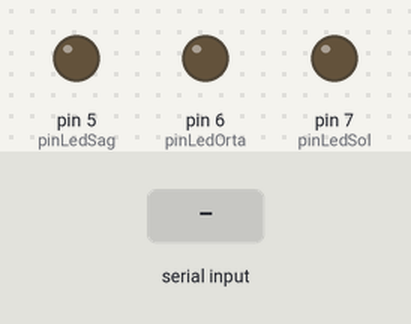
The sketch below on a simulated Arduino Uno, built with avr-gcc and run on an emulated ATmega328P. Shown: output pins drawn as LEDs (lit = HIGH). Dashed ring = blinking. The inputs (shaded band) are chosen by the test bench.

Above: at 1.2 s.
1.3 s: "1" received over Serial
At 1.47 s:
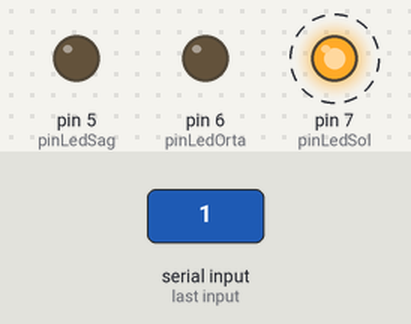
4.3 s: "2" received over Serial
At 4.9 s:
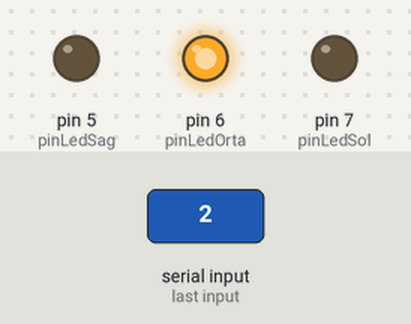
5.9 s: "3" received over Serial
At 6.06 s:
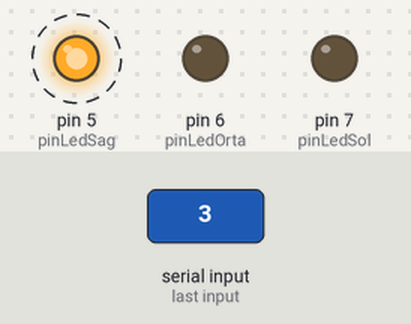
8.9 s: "0" received over Serial
At 9.7 s:
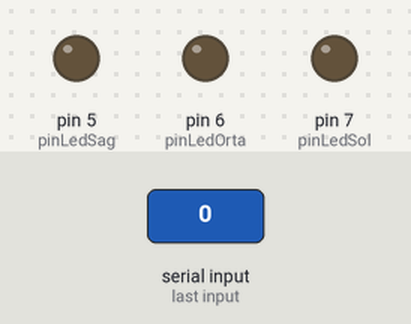
Timing chart, 0 to 11.4 s (numbered marks = the images above; inputs shaded):
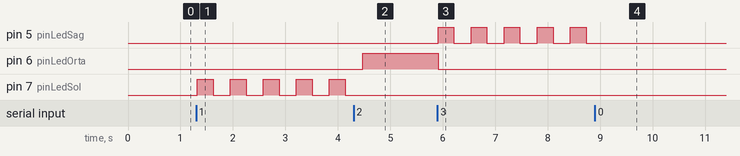

The sketch:

turner.ino
```cpp
int pinLedSol = 7;
int pinLedOrta = 6;
int pinLedSag = 5;

int delayTime = 300;
char gelenData, sonData;

void setup() {
  pinMode(pinLedSol, OUTPUT);
  pinMode(pinLedOrta, OUTPUT);
  pinMode(pinLedSag, OUTPUT);

  Serial.begin(9600);
}

void loop() {
  if (Serial.available() > 0) {
    gelenData = Serial.read();
    if (gelenData != sonData) sonData = gelenData;
  }

  if (sonData == '0') {
    digitalWrite(pinLedSol, LOW);
    digitalWrite(pinLedOrta, LOW);
    digitalWrite(pinLedSag, LOW);
  }
  else if (sonData == '1') {
    digitalWrite(pinLedOrta, LOW);

    digitalWrite(pinLedSol, HIGH);
    delay(delayTime);
    digitalWrite(pinLedSol, LOW);
    delay(delayTime);
  }
  else if (sonData == '2') {
    digitalWrite(pinLedOrta, HIGH);
  }
  else if (sonData == '3') {
    digitalWrite(pinLedOrta, LOW);

    digitalWrite(pinLedSag, HIGH);
    delay(delayTime);
    digitalWrite(pinLedSag, LOW);
    delay(delayTime);
  }

  delay(30);
}
```

Measured:
- after the input at 1.3 s, pin 7 (pinLedSol): alternates HIGH for 0.30 s and LOW for 0.33 s, starting at once
- after the input at 4.3 s, pin 6 (pinLedOrta): LOW → HIGH after 0.17 s; pin 7 (pinLedSol): stops changing and stays LOW
- after the input at 5.9 s, pin 5 (pinLedSag): alternates HIGH for 0.30 s and LOW for 0.33 s, starting at once; pin 6 (pinLedOrta): HIGH → LOW at once
- after the input at 8.9 s, pin 5 (pinLedSag): stops changing and stays LOW
